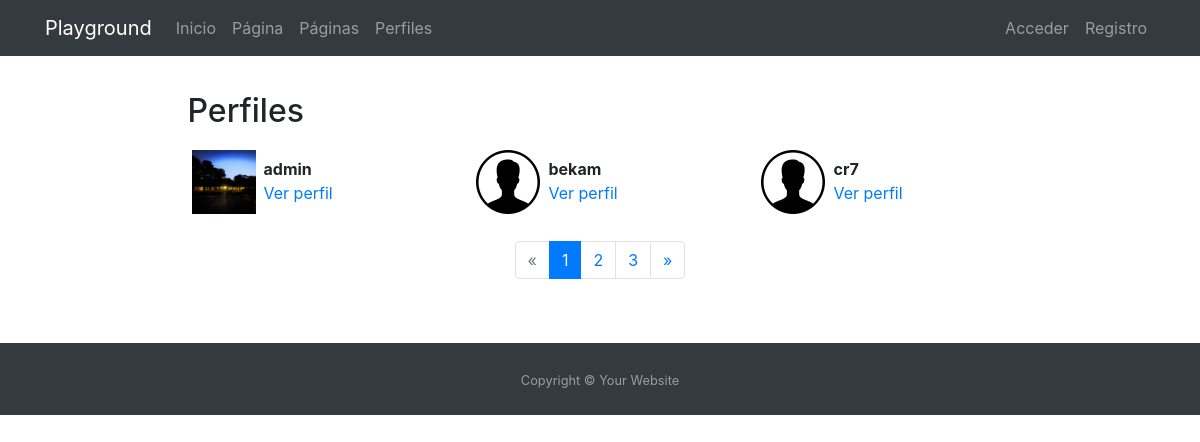
/profiles/, run on the app's committed database.
### registration/models.py (models this page shows)
class  Profile (models.Model):
    user = models.OneToOneField(User, on_delete=models.CASCADE)
    avatar = models.ImageField(upload_to=custom_upload_to,null=True,blank=True)
    bio = models.TextField(null=True,blank=True)
    link = models.URLField(max_length=200,null=True,blank=True)
    class Meta:
        ordering = ['user__username']

### profiles/views.py (the view)
# urls.py: path('', ProfileListView.as_view(), name='list'),
class ProfileListView(ListView):
    model = Profile
    template_name = 'profiles/profile_list.html'
    paginate_by = 3

### profiles/templates/profiles/profile_list.html (shortened to what this page needs)
{% extends 'core/base.html' %}
{% load static %}
{% block content %}
<main role="main">
  <div class="container">
    <div class="row mt-3">
      <div class="col-md-9 mx-auto mb-5">
        <h2>Perfiles</h2>
        <div class="row">
          {% for profile in profile_list %}
            <div class="col-md-4 mt-2 mb-3 ">
              <div class="row p-1">
                <div class="col-md-12">
                  {% if profile.avatar %}
                    <img src="{{profile.avatar.url}}" class="img-fluid profile-avatar">
                  {% else %}
                    <img src="{% static 'registration/img/no-avatar.png' %}" class="img-fluid profile-avatar">
                  {% endif %}
                  <p class="profile-data">
                    <b>{{profile.user|truncatechars:"16"}}</b><br>
                    <a href="{% url 'profiles:detail' profile.user %}">Ver perfil</a>
                  </p>
                </div>
              </div>
            </div>
          {% endfor %}
        </div>
        {% include "core/_shared/pagination.html" %}
      </div>
    </div>
  </div>
</main>
{% endblock %}

### core/templates/core/base.html (shortened to what this page needs)
<!DOCTYPE html>
<html lang="es">
  <head>
        {% include "core/_shared/head.html" %}
  </head>
  <body>
      {% include "core/_shared/nav.html" %}
      {% block content %}{% endblock %}
      {% include "core/_shared/footer.html" %}
  </body>
</html>

### core/templates/core/_shared/head.html (shortened to what this page needs)
    {% load static %}
    <link href="{% static 'core/vendor/bootstrap-4.5.0/css/bootstrap.min.css' %}" rel="stylesheet">
    <link href="{% static 'core/vendor/font-awesome/css/font-awesome.min.css' %}" rel="stylesheet" type="text/css">
    <link href="{% static 'core/css/main.css' %}" rel="stylesheet">

### core/templates/core/_shared/nav.html (shortened to what this page needs)
      <nav class="navbar navbar-expand-lg navbar-dark bg-dark">
        <div class="container">
          <a class="navbar-brand" href="{% url 'home' %}">Playground</a>
          <div class="collapse navbar-collapse" id="ned">
            <ul class="navbar-nav mr-auto">
              <li class="nav-item">
                <a class="nav-link" href="{% url 'home' %}">Inicio</a>
              </li>
              <li class="nav-item">
                <a class="nav-link" href="{% url 'sample' %}">Página</a>
              </li>
                <li class="nav-item">
                <a class="nav-link" href="{% url 'pages:pages' %}">Páginas</a>
              </li>
                <li class="nav-item">
                <a class="nav-link" href="{% url 'profiles:list' %}">Perfiles</a>
              </li>
            </ul>
            <ul class="navbar-nav">
              {% if not request.user.is_authenticated %}
               <li class="nav-item">
                <a class="nav-link" href="{% url 'login'  %}">Acceder</a>
              </li>
                 <li class="nav-item">
                <a class="nav-link" href="{% url 'signup'  %}">Registro</a>
              </li>
              {% endif %}
            </ul>
          </div>
        </div>
      </nav>

### core/templates/core/_shared/pagination.html
{% if is_paginated %}
  <nav aria-label="Page navigation">
    <ul class="pagination justify-content-center">
      {% if page_obj.has_previous %}
        <li class="page-item ">
          <a class="page-link" href="?page={{ page_obj.previous_page_number }}">&laquo;</a>
        </li>
      {% else %}
        <li class="page-item disabled">
          <a class="page-link" href="#" tabindex="-1">&laquo;</a>
        </li>
      {% endif %}
      {% for i in paginator.page_range %}
        <li class="page-item {% if page_obj.number == i %}active{% endif %}">
          <a class="page-link" href="?page={{ i }}">{{ i }}</a>
        </li>
      {% endfor %}
      {% if page_obj.has_next %}
        <li class="page-item ">
          <a class="page-link" href="?page={{ page_obj.next_page_number }}">&raquo;</a>
        </li>
      {% else %}
        <li class="page-item disabled">
          <a class="page-link" href="#" tabindex="-1">&raquo;</a>
        </li>
      {% endif %}
    </ul>
  </nav>
{% endif %}

### core/templates/core/_shared/footer.html
  <footer style="flex-shrink: none;" class="py-4 bg-dark text-white-50">
    <div class="container text-center">
      <small>Copyright &copy; Your Website</small>
    </div>
  </footer>

### core/templates/core/_shared/scripts.html (shortened to what this page needs)
{% load static %}

### core/static/core/css/main.css (style rules this page uses)
main { padding-top: 20px; }
:root { --jumbotron-padding-y: 3rem; }
footer { padding-top: 3rem; padding-bottom: 3rem; }

### profiles/templates/profiles/profile_list.html (style rules this page uses)
.profile-avatar { float:left;width:4rem;height:4rem }
.profile-data { padding-left:4.5rem;padding-top:.4rem; }

### data on the page
Profile: avatar (picture), user "admin"
Profile: user "bekam"
Profile: user "cr7"

### other printed values
{{ i }} "1" "2" "3"
